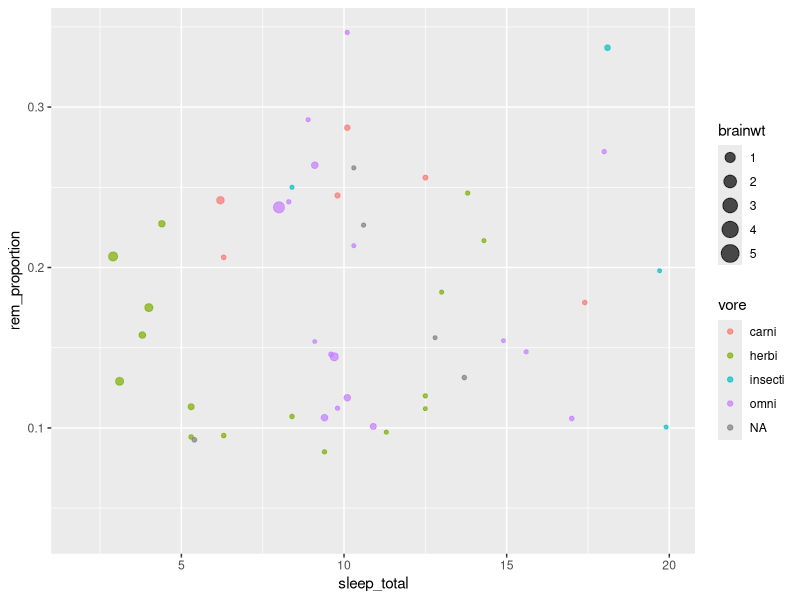
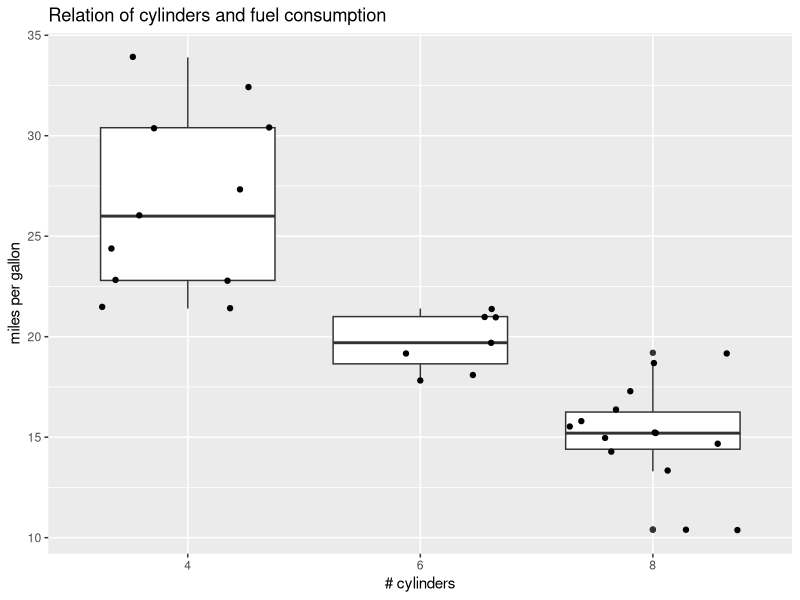

The R source for these figures, in order:
## ---- chunk 1
library(readr)
library(dplyr)
library(ggplot2)

## adjust print rendering
options(
  width = 90,
  dplyr.width = 90,
  dplyr.print_max = 20
)
## ---- chunk 2
msleep = read_tsv("data/msleep.tsv")
## ---- chunk 3
head(msleep)
## ---- chunk 4
glimpse(msleep)
## ---- chunk 5
msleep = mutate(msleep, rem_proportion = sleep_rem / sleep_total)

glimpse(msleep)
## ---- chunk 6
ggplot(msleep, aes(sleep_total, rem_proportion, color=vore, size=brainwt)) + 
    geom_point(alpha=0.7)
## ---- chunk 7
ggplot(mtcars, aes(x=as.factor(cyl), y=mpg)) +
    geom_boxplot() +
    geom_point(position="jitter") +
    ggtitle("Relation of cylinders and fuel consumption") +
    xlab("# cylinders") + ylab("miles per gallon")
